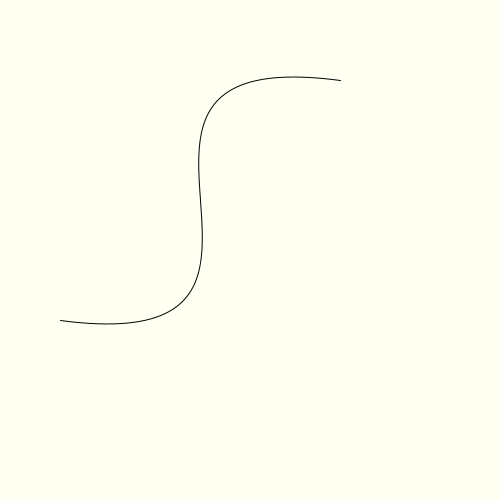
Frame 1 (no input)
Frame 60 (the mouse pressed at the canvas centre just before this capture): identical to frame 1, image omitted
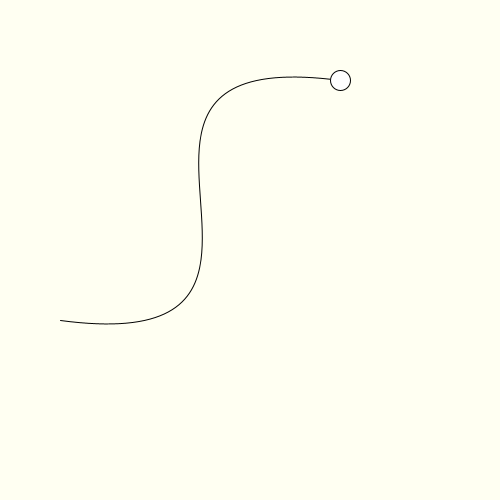
Frame 120 (the mouse held since frame 60 and released just before this capture)

The Processing sketch that drew these frames (run headless with seeded random() and noise(); from frame 60 on, the mouse is pressed at the canvas centre):

// Processing sketch: week18_5_zuma_bezier_curve_many_T_myNextT
// ── week18_5_zuma_bezier_curve_many_T_myNextT.pde
// week18_5_zuma_bezier_curve_many_T_myNextT
//ArrayList<Float> T = new ArrayList<Float>();
FloatList T = new FloatList();
void setup(){
  size(500,500);
}
PVector p0 = new PVector(340, 80);
PVector p1 = new PVector(40, 40);
PVector p2 = new PVector(360, 360);
PVector p3 = new PVector(60, 320);
void draw(){
  background(#FFFFF2);
  noFill();
  bezier(340, 80, 40, 40, 360, 360, 60, 320);
  for(int i=0; i<T.size(); i++){ //for(Float t : T){
    PVector p = myBezier(T.get(i), p0, p1, p2, p3);
    fill(255);
    ellipse(p.x, p.y, 20, 20);
    fill(0);
    textSize(20);
    //text(""+i, p.x, p.y);
  }
}
void mousePressed(){
  T.append(0);
  for(int i=T.size()-1-1; i>=0; i--){
    float newT = myNextT(T.get(i+1), p0, p1, p2, p3, 20);
    T.set(i, newT);
  }
}
float myNextT(float t0, PVector p0, PVector p1, PVector p2, PVector p3, float d){
  PVector prev = myBezier(t0, p0, p1, p2, p3);
  for(float f = t0; f<=1; f+=0.001){
    PVector p = myBezier(f, p0, p1, p2, p3);
    if(dist(p.x, p.y, prev.x, prev.y) >= d){
      return f;
    }
  }
  return 1;
}
float myNearestBezierT(float x0, float y0, PVector p0, PVector p1, PVector p2, PVector p3){
  float ans = 0, minD = Float.MAX_VALUE;
  for(float t=0; t<=1; t+=0.01){
    float t1 = 1 - t;
    float x = t1*t1*t1*p0.x + 3*t1*t1*t*p1.x + 3*t1*t*t*p2.x + t*t*t*p3.x;
    float y = t1*t1*t1*p0.y + 3*t1*t1*t*p1.y + 3*t1*t*t*p2.y + t*t*t*p3.y;
    float d = dist(x, y, x0, y0);
    if(d<minD){
      minD = d;
      ans = t;
    }
  }
  return ans;
}
PVector myBezier(float t, PVector p0, PVector p1, PVector p2, PVector p3){
  float t1 = 1 - t;
  float x = t1*t1*t1*p0.x + 3*t1*t1*t*p1.x + 3*t1*t*t*p2.x + t*t*t*p3.x;
  float y = t1*t1*t1*p0.y + 3*t1*t1*t*p1.y + 3*t1*t*t*p2.y + t*t*t*p3.y;
  return new PVector(x,y);
}
